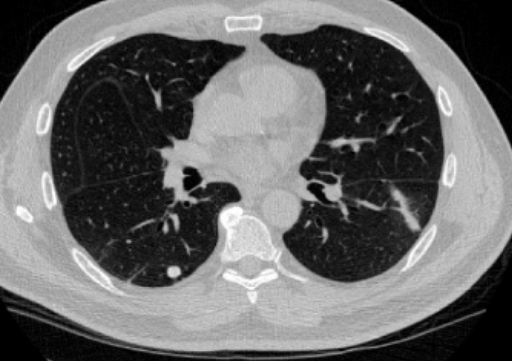
#> input picture images/lungCT.PNG, 512 x 361 px, found by its file name
$ python '홈웤_final.py'
#> lines starting #> are read from the running program, lines starting #| are printed output that depends on the picture; after the words box and inside, x2 and y2 are one past the last pixel; in counts of white or black regions, pixels touching at a corner belong together
###################################
#                                 #
#          Final Project          #
#                                 #
###################################

# Complete the segmentation of of lung in the CT imageusing thresholding, edge detection, and morphological operations.


import numpy as np
import skimage.io as io
import matplotlib.pyplot as plt
import skimage.morphology as morph
import skimage.filters as filters
import scipy.ndimage as ndi

#필요한 libraries들을 import해오는 코드

image = io.imread('images/lungCT.PNG', as_gray=True)
#> image: shape (361, 512) float64; min 0, max 1, mean 0.405
print(image)
#> (printed output is left out)

# Apply binary thresholding
# image의 픽셀 값 히스토그램을 분석해서 '최적의 임계값'을 계산하는 단계이다
thresh = filters.threshold_otsu(image)
#> thresh = 0.389
# thresholding이란, 앞에서 계산한 밝기값 T를 기준으로 나누어 검은색으로 표현되는, 즉 T보다 낮은 폐를 골라내는 필터이다.
binary_image = (image < thresh).astype(np.float64)
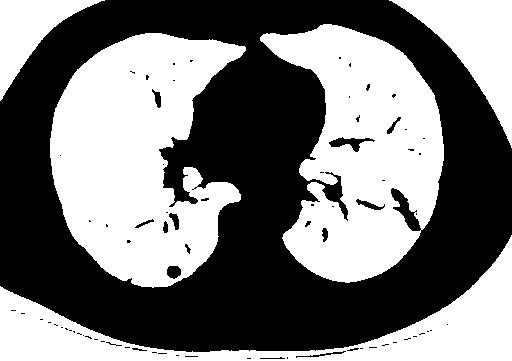
#> binary_image: shape (361, 512) float64; values 0 (black) and 1 (white), 47.6% white; 5 white regions, box (x1, y1, x2, y2) and area: (50, 33, 246, 288) 32287, (260, 24, 444, 283) 28236, (0, 235, 512, 361) 16515, (389, 0, 512, 148) 7030, (0, 0, 105, 101) 3945

# Morphological operation filters
# Morphological mask를 사용하게 되면, 잡음은 보다 줄어들고, 객체를 분리시킬 수 있다. 즉 경계값에도 동일한 1을 할당해, 이웃픽셀의 형태적인 패턴을 바탕으로 사진을 보정한다.
B_sq = np.ones((3,3), dtype = np.uint8)


# Apply morphological opening : remove small objects
#작은 밝은 하얀색 얼룩을 지운다.
binary_image = morph.binary_opening(binary_image, mode = 'min')
#> binary_image: shape (361, 512) bool; 47.6% white; 5 white regions, box (x1, y1, x2, y2) and area: (50, 33, 246, 288) 32280, (260, 24, 444, 283) 28221, (0, 238, 512, 361) 16450, (392, 0, 512, 144) 7019, (0, 0, 100, 100) 3934


# Apply morphological closing : fill small holes
# 작은 검은 구멍을 메운다.
binary_image = morph.binary_closing(binary_image, np.ones((7,7)), mode = 'max')
#> binary_image: shape (361, 512) bool; 48.5% white; 5 white regions, box (x1, y1, x2, y2) and area: (50, 33, 246, 288) 32854, (260, 24, 444, 283) 29088, (0, 238, 512, 361) 16823, (392, 0, 512, 144) 7022, (0, 0, 100, 100) 3937

# Apply Region Filling
binary_image = ndi.binary_fill_holes(binary_image, structure = np.ones((3,3))).astype(np.uint8) * 255

# Find connected components
#앞에서 잡음을 제거하고, 형태를 보정한 사진에서 흰색(1)픽셀들이 어떻게 연결되어있는지를 찾아내어 그룹에 라벨링을 한다.
lung = morph.label(binary_image, connectivity=1)
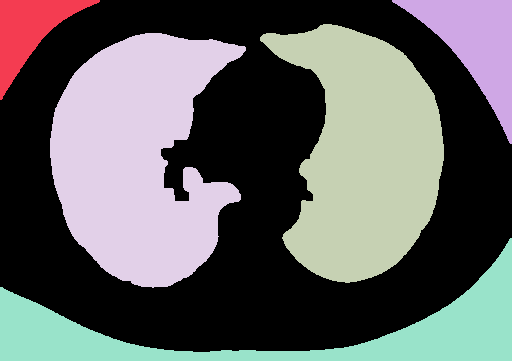
#> lung: shape (361, 512) int64; 6 distinct labels, from 0 to 5; one colour per label, 0 black
# 그중 우폐, 좌폐에 해당하는 라벨인, 3과 4를 추출한 필터 마스크를 만든다.
lung_mask = ((lung == 4) | (lung == 3)).astype(np.uint8)
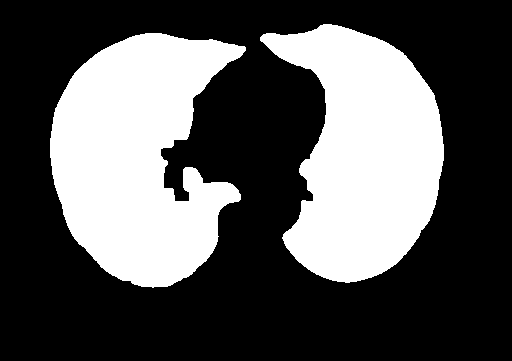
#> lung_mask: shape (361, 512); values 0 (black) and 1 (white), 34% white; 2 white regions, box (x1, y1, x2, y2) and area: (50, 33, 246, 288) 32986, (260, 24, 444, 283) 29903


# Find edges using morphological gradient
dilated = morph.binary_dilation(lung_mask, footprint = B_sq, mode = 'min').astype(np.uint8) * 255
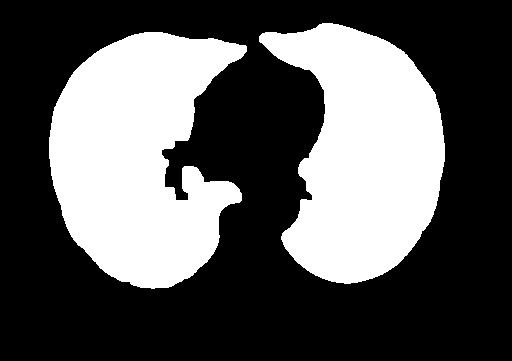
#> dilated: shape (361, 512); 35.2% white; 2 white regions, box (x1, y1, x2, y2) and area: (49, 32, 247, 289) 34148, (259, 23, 445, 284) 30915
eroded = morph.binary_erosion(lung_mask, footprint = B_sq, mode = 'min').astype(np.uint8) * 255
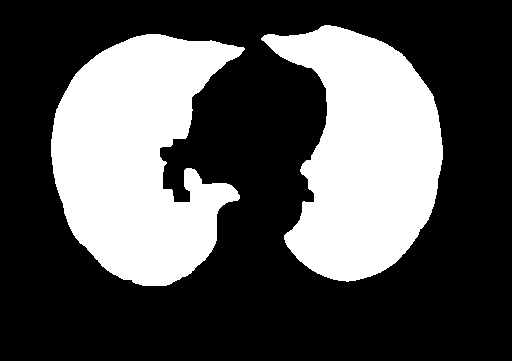
#> eroded: shape (361, 512); 32.9% white; 2 white regions, box (x1, y1, x2, y2) and area: (51, 34, 245, 286) 31833, (261, 25, 443, 282) 28899
edge_image = dilated - eroded
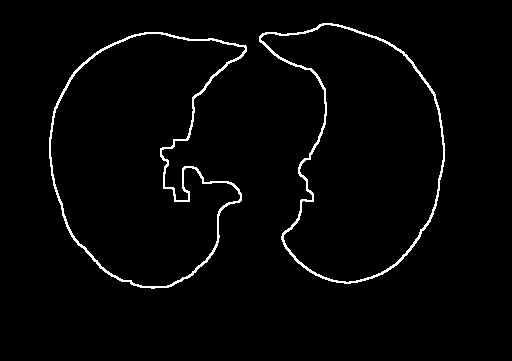
#> edge_image: shape (361, 512); 2.3% white in thin lines or dots, all inside (x1, y1, x2, y2) = (49, 23, 445, 289)


image_rgb = plt.cm.gray(image)[:, :, :3] # Take only RGB channels, discard alpha if present

# Overlay the red edges
# Where edge_image is 255 (white), set the red channel to 1 (full red) and others to 0
# Where edge_image is 0 (black), leave the original pixel color
image_with_edges = image_rgb.copy()
image_with_edges[edge_image == 255, 0] = 1.0  # Set Red channel to max
image_with_edges[edge_image == 255, 1] = 0.0  # Set Green channel to min
image_with_edges[edge_image == 255, 2] = 0.0  # Set Blue channel to min
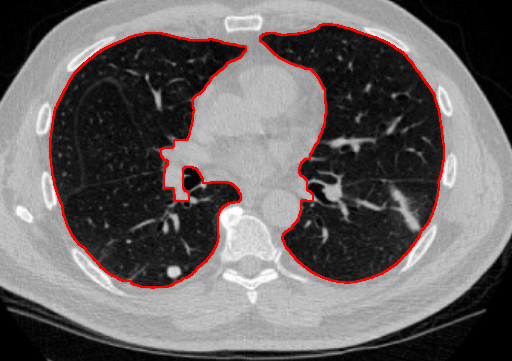
#> image_with_edges: shape (361, 512, 3) float64; mean of channels 0, 1, 2 0.419, 0.396, 0.396; drawn as R, G, B


plt.figure(figsize=(12,6))
plt.subplot(1,3,1)
plt.title('CT Image')
plt.imshow(image, cmap='grey')
plt.subplot(1,3,2)
plt.title('Lung Segmentated')
plt.imshow(image_with_edges, cmap='grey')
plt.subplot(1,3,3)
plt.title('binary image')
plt.imshow(binary_image, cmap='gray')

plt.show()

$ run again, with images/x_ray2.png copied over images/lungCT.PNG
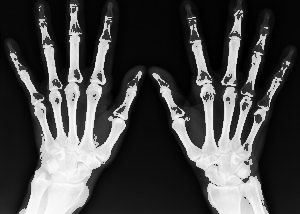
#> input picture images/x_ray2.png, 300 x 214 px, found by its file name
#> image is the input picture: shape (214, 300); min 0, max 255, mean 70.7
#> (printed output is left out)
#> thresh = 63
#> `binary_image = (image < thresh).astype(np.float64)`:
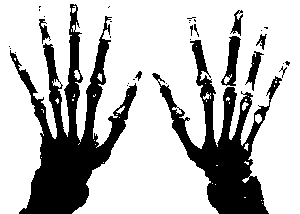
#> binary_image: shape (214, 300) float64; values 0 (black) and 1 (white), 73.7% white; 33 black regions (23 under 20 px), largest, box (x1, y1, x2, y2) and area: (10, 4, 137, 214) 8943, (152, 40, 282, 214) 6714, (221, 36, 241, 86) 468
#> `lung = morph.label(binary_image, connectivity=1)`:
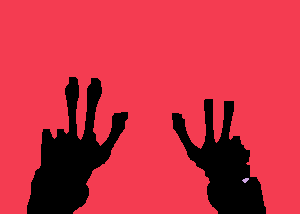
#> lung: shape (214, 300) int64; 3 distinct labels, from 0 to 2; one colour per label, 0 black
#> lung_mask: shape (214, 300); every value is 0

$ run again, with images/affined_img.bmp saved as images/lungCT.PNG
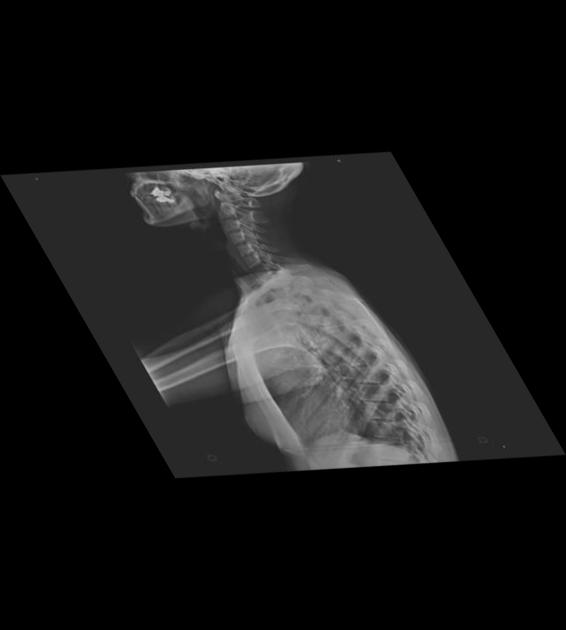
#> input picture images/affined_img.bmp, 566 x 630 px, found by its file name
#> image is the input picture: shape (630, 566); min 0, max 207, mean 23.6
#> (printed output is left out)
#> thresh = 62
#> `binary_image = (image < thresh).astype(np.float64)`:
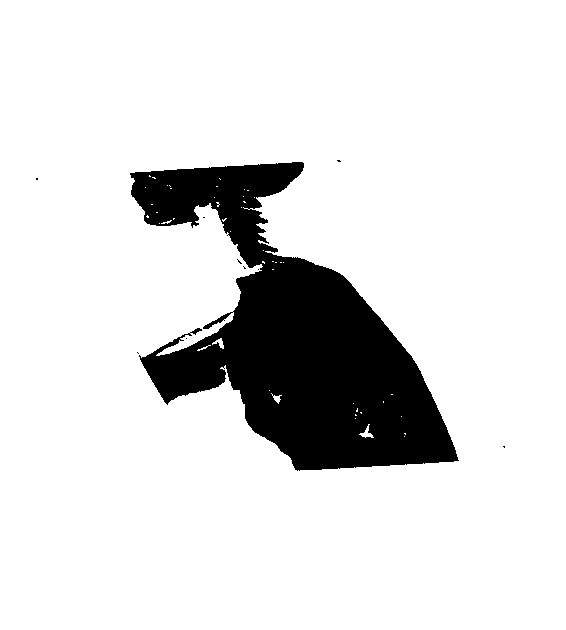
#> binary_image: shape (630, 566) float64; values 0 (black) and 1 (white), 87.1% white; 10 black regions (9 under 20 px), largest, box (x1, y1, x2, y2) and area: (130, 162, 459, 471) 46117
#> lung: shape (630, 566) int64; every value is 1
#> lung_mask: shape (630, 566); every value is 0
#> `plt.show()`:
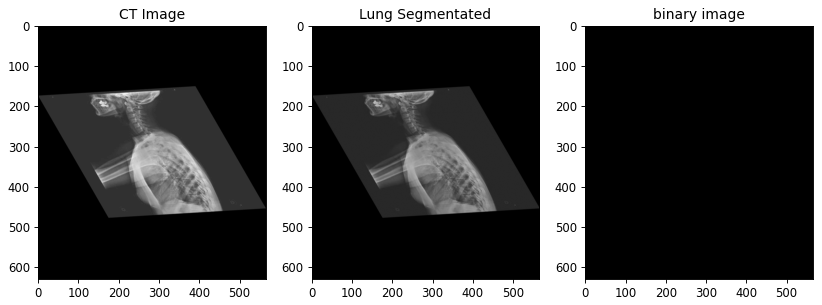
#> figure drawn by matplotlib, 3 panels
